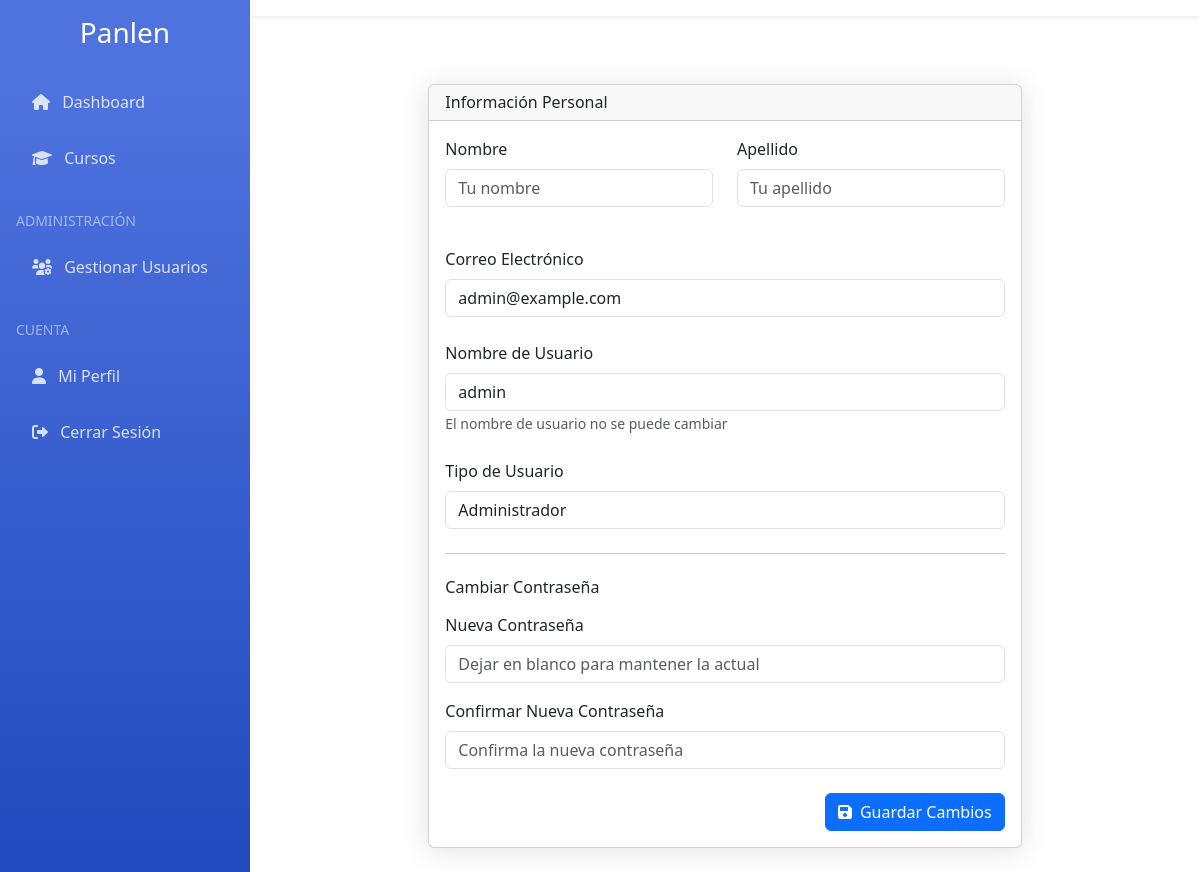
The app's page /profile/ (signed in) with its own data.
### accounts/models.py (models this page shows)
class User(AbstractUser):
    USER_TYPE_CHOICES = (
        ('student', 'Estudiante'),
        ('moderator', 'Profesor'),
        ('admin', 'Administrador'),
    )
    user_type = models.CharField(max_length=10, choices=USER_TYPE_CHOICES, default='student')
    specialization = models.CharField(max_length=100, blank=True, null=True, help_text='Especialización del profesor')
    class Meta:
        db_table = 'users'

### frontend/views.py (the view, shortened to what this page needs)
# urls.py: path('profile/', frontend_views.profile_view, name='profile'),
@login_required
@user_passes_test(lambda u: u.is_superuser or u.user_type == 'admin')
def profile_view(request):
    curso_form = CursoForm()
    user_form = UserRegistrationForm() if request.user.user_type == 'admin' else None
    users = User.objects.all() if request.user.user_type == 'admin' else None
    return render(request, 'profile.html', {
        'user': request.user,
        'curso_form': curso_form,
        'user_form': user_form,
        'users': users
    })

### frontend/forms.py (shortened to what this page needs)
class CursoForm(forms.ModelForm):
    class Meta:
        model = Curso
        fields = ['name', 'description']
        widgets = {
            'name': forms.TextInput(attrs={'class': 'form-control'}),
            'description': forms.Textarea(attrs={'class': 'form-control', 'rows': 3}),
        }

class UserRegistrationForm(forms.ModelForm):
    password = forms.CharField(widget=forms.PasswordInput(attrs={'class': 'form-control'}))
    confirm_password = forms.CharField(widget=forms.PasswordInput(attrs={'class': 'form-control'}))
    user_type = forms.ChoiceField(
        choices=[('user', 'Usuario'), ('moderator', 'Moderador'), ('admin', 'Administrador')],
        widget=forms.Select(attrs={'class': 'form-control'})
    )
    class Meta:
        model = User
        fields = ['username', 'email', 'first_name', 'last_name', 'user_type']
        widgets = {
            'username': forms.TextInput(attrs={'class': 'form-control'}),
            'email': forms.EmailInput(attrs={'class': 'form-control'}),
            'first_name': forms.TextInput(attrs={'class': 'form-control'}),
            'last_name': forms.TextInput(attrs={'class': 'form-control'}),
        }

### templates/profile.html (shortened to what this page needs)
{% extends "base.html" %}
{% block content %}
<div class="row">
    <div class="col-lg-8 mx-auto">
        <div class="card">
            <div class="card-header">
                <h6 class="mb-0">Información Personal</h6>
            </div>
            <div class="card-body">
                <form method="post">
                    <div class="row mb-4">
                        <div class="col-md-6">
                            <div class="mb-3">
                                <label class="form-label">Nombre</label>
                                <input type="text" class="form-control" name="first_name"
                                    value="{{ user.first_name }}" placeholder="Tu nombre">
                            </div>
                        </div>
                        <div class="col-md-6">
                            <div class="mb-3">
                                <label class="form-label">Apellido</label>
                                <input type="text" class="form-control" name="last_name"
                                    value="{{ user.last_name }}" placeholder="Tu apellido">
                            </div>
                        </div>
                    </div>
                    <div class="mb-4">
                        <label class="form-label">Correo Electrónico</label>
                        <input type="email" class="form-control" name="email"
                            value="{{ user.email }}" placeholder="tu@email.com">
                    </div>
                    <div class="mb-4">
                        <label class="form-label">Nombre de Usuario</label>
                        <input type="text" class="form-control" value="{{ user.username }}" readonly>
                        <small class="text-muted">El nombre de usuario no se puede cambiar</small>
                    </div>
                    <div class="mb-4">
                        <label class="form-label">Tipo de Usuario</label>
                        <input type="text" class="form-control" value="{{ user.get_user_type_display }}" readonly>
                    </div>
                    <hr class="my-4">
                    <div class="mb-4">
                        <h6 class="mb-3">Cambiar Contraseña</h6>
                        <div class="mb-3">
                            <label class="form-label">Nueva Contraseña</label>
                            <input type="password" class="form-control" name="new_password"
                                placeholder="Dejar en blanco para mantener la actual">
                        </div>
                        <div class="mb-3">
                            <label class="form-label">Confirmar Nueva Contraseña</label>
                            <input type="password" class="form-control" name="confirm_password"
                                placeholder="Confirma la nueva contraseña">
                        </div>
                    </div>
                    <div class="text-end">
                        <button type="submit" class="btn btn-primary">
                            <i class="fas fa-save me-2"></i>Guardar Cambios
                        </button>
                    </div>
                </form>
            </div>
        </div>
    </div>
</div>
{% endblock %}

### templates/base.html (style rules this page uses)
:root { --primary-color: #4e73df; --secondary-color: #858796; --sidebar-width: 250px; }
.card { box-shadow: 0 .15rem 1.75rem 0 rgba(58,59,69,.15); }

### records on screen
User: email "admin@example.com", username "admin", user_type "Administrador"
